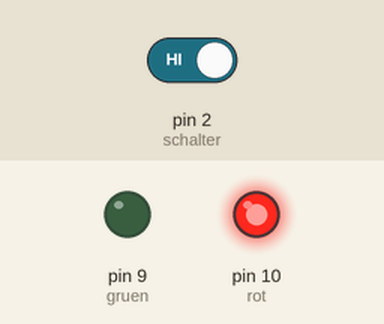
This sketch was run on a simulated Arduino Uno, built with avr-gcc and run on an emulated ATmega328P. On the bench: output pins drawn as LEDs (lit = HIGH). The test bench sets the inputs (shaded band); at power-on: pin 2 (schalter) HIGH.

Above: at 1.2 s.
1.3 s: pin 2 (schalter) driven LOW
At 2.7 s:
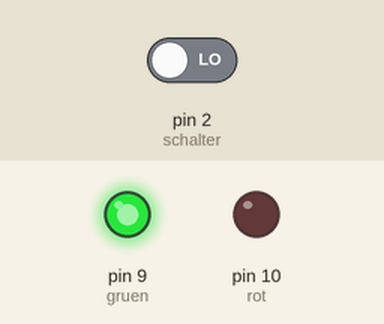
Timing chart, 0 to 4.3 s (numbered marks = the images above; inputs shaded):
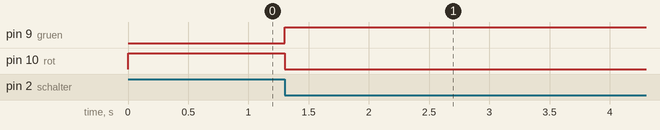

The sketch:

schalter.ino
```cpp
int rot = 10;
int gruen = 9;
int schalter = 2;
// Am Anfang soll die rote LED leuchten...
bool rotLeuchtet = true;
// ...und die grüne LED dunkel sein.
bool gruenLeuchtet = false;
// Wenn der Schalter geöffnet ist, lesen wir an PIN 2 den Wert 1.
// Darauf setzen wir dann auch letzterSchalterWert.
int letzterSchalterWert = 1;

void setup() {
  pinMode(rot, OUTPUT);
  pinMode(gruen, OUTPUT);
  pinMode(schalter, INPUT);
}

void loop() {
  // Wir lesen den aktuellen Schalterwert
  int schalterWert = digitalRead(schalter);
  // Wenn der letzte Schalterwert 1 war (also der Schalter geöffnet war)
  // und der aktuelle Schalterwert 0 ist (also der Schalter geschlossen ist)...
  if ((letzterSchalterWert == 1) && (schalterWert == 0)) {
    // ... dann drehen wir die Werte von rotLeuchtet und gruenLeuchtet um.
    // Aus wahr wird !wahr (nicht wahr = falsch), aus falsch wird !falsch (nicht falsch = wahr).
    rotLeuchtet = !rotLeuchtet;
    gruenLeuchtet = !gruenLeuchtet;
  }
  // Danach speichern wir den aktuellen Schalterwert als letzterSchalterWert
  letzterSchalterWert = schalterWert;
  // Jetzt überprüfen wir die Werte von gruenLeuchtet und rotLeuchtet und schreiben
  // die gewünschten Zustände an gruen und rot.
  if (gruenLeuchtet) {
    digitalWrite(gruen, HIGH);
  } else {
    digitalWrite(gruen, LOW);
  }
  if (rotLeuchtet) {
    digitalWrite(rot, HIGH);
  } else {
    digitalWrite(rot, LOW);
  }
  delay(50);
}
```

Measured:
- after the input at 1.3 s, pin 9 (gruen): LOW → HIGH at once; pin 10 (rot): HIGH → LOW at once
